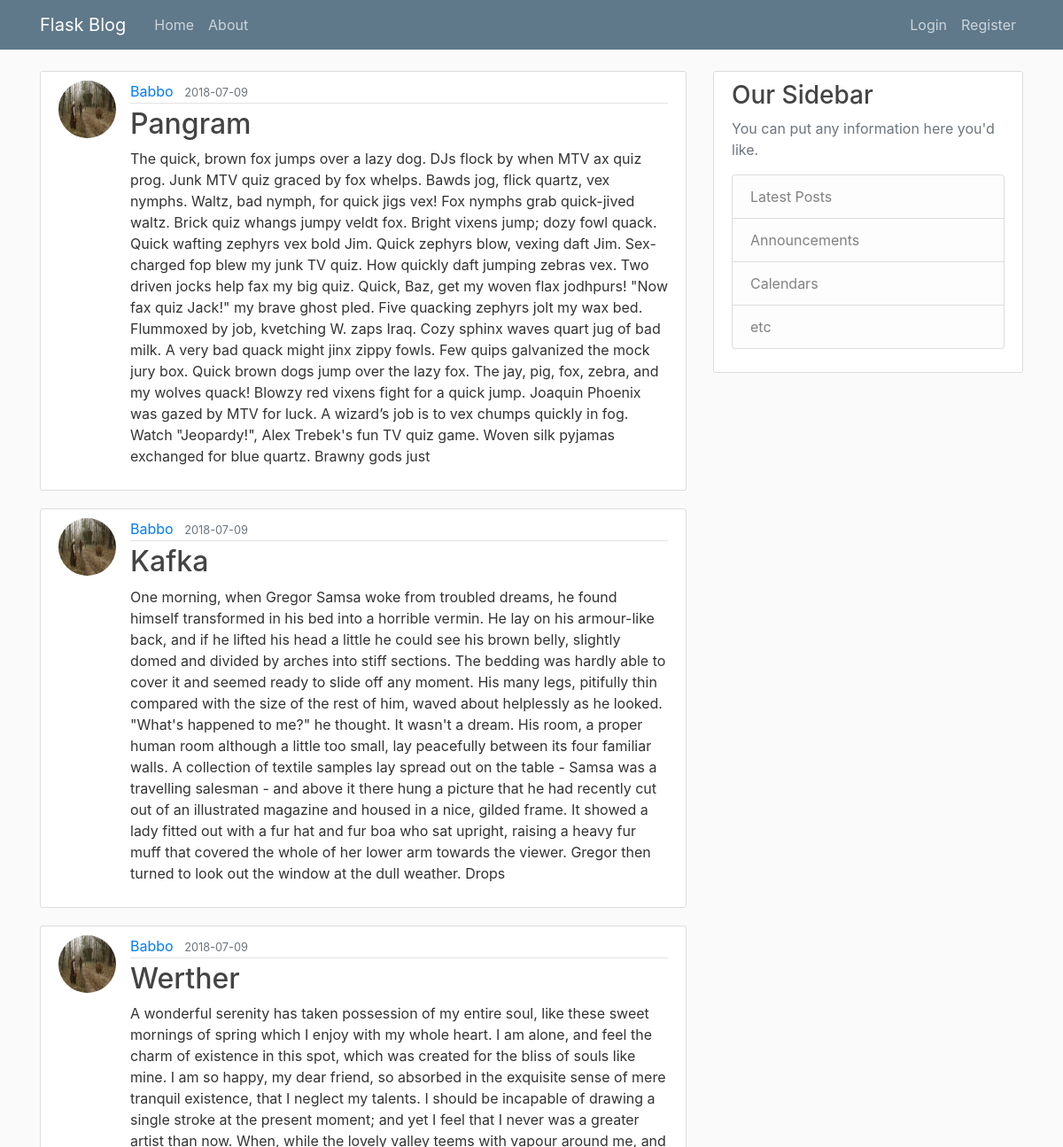
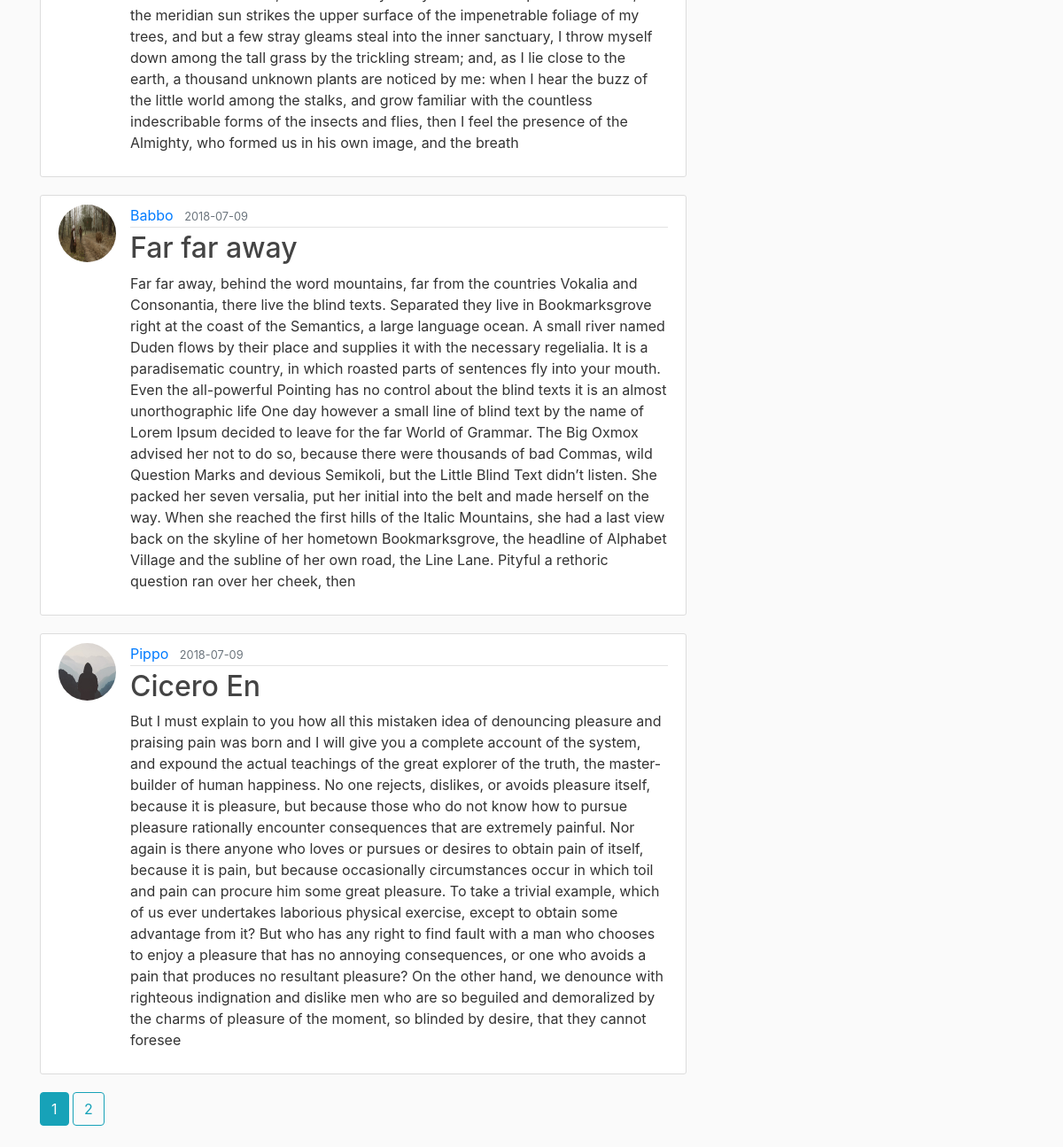
Page /home on the earlier database version (2 pictures, top to bottom).
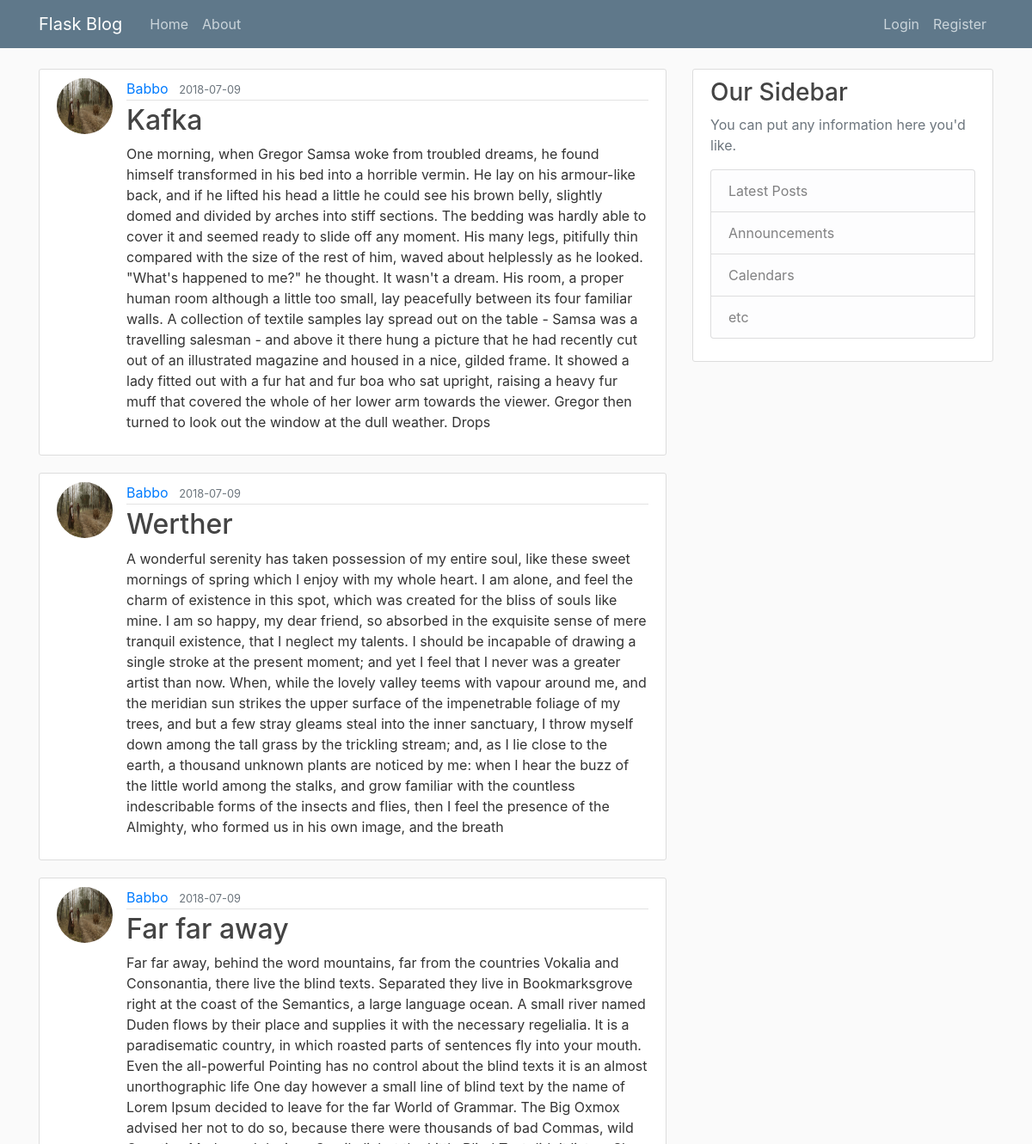
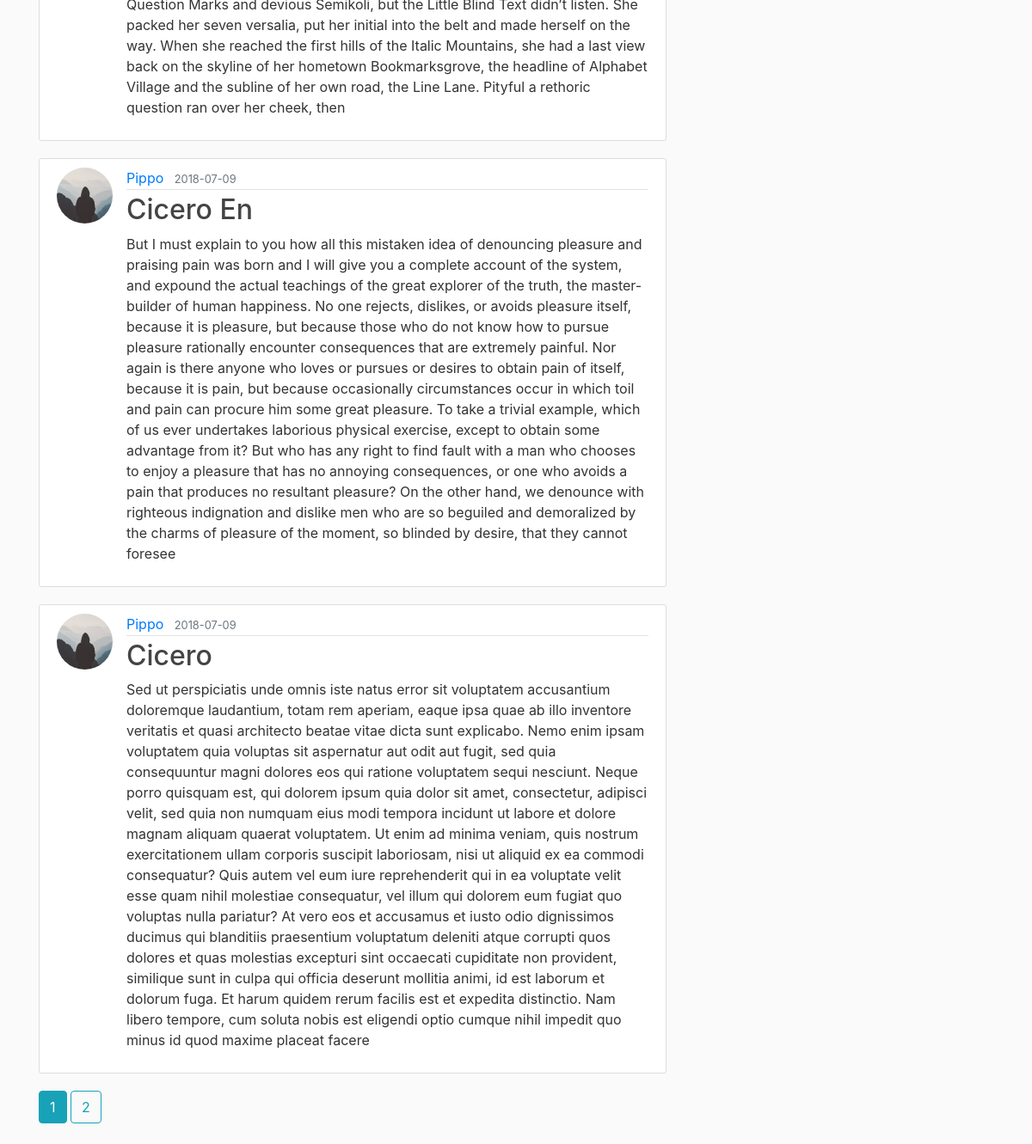
Same page on the later database version (2 pictures, top to bottom).
### flaskblog/models.py (models this page shows, shortened)
class Post(db.Model):
    id = db.Column(db.Integer, primary_key=True)
    title = db.Column(db.String(100), nullable=False)
    date_posted = db.Column(db.DateTime, nullable=False, default=datetime.utcnow)
    content = db.Column(db.Text, nullable = False)
    user_id = db.Column(db.Integer, db.ForeignKey('user.id'), nullable=False)

class User(db.Model, UserMixin):
    id = db.Column(db.Integer, primary_key = True)
    username = db.Column(db.String(20), unique = True, nullable = False)
    email = db.Column(db.String(120), unique=True, nullable=False)
    image_file = db.Column(db.String(20), nullable=False, default='default.jpg')
    password = db.Column(db.String(60), nullable = False)
    posts = db.relationship('Post', backref='author', lazy=True)

### flaskblog/main/routes.py (the view)
@main.route("/")
@main.route("/home")
def home():
    page = request.args.get('page', 1, type=int)
    posts = Post.query.order_by(Post.date_posted.desc()).paginate(page=page, per_page=5)
    print posts
    return render_template("home.html", posts=posts)

### flaskblog/templates/home.html
{% extends "layout.html" %}
{% block content %}
    {% for post in posts.items %}
        <article class="media content-section">
          <img src="{{ url_for('static', filename='profile_pics/' + post.author.image_file) }}" class="rounded-circle article-img">
          <div class="media-body">
            <div class="article-metadata">
              <a class="mr-2" href="{{ url_for('users.user_posts', username=post.author.username) }}">{{ post.author.username }}</a>
              <small class="text-muted">{{ post.date_posted.strftime('%Y-%m-%d') }}</small>
            </div>
            <h2><a class="article-title" href="{{ url_for('posts.post', post_id=post.id) }}">{{ post.title }}</a></h2>
            <p class="article-content">{{ post.content }}</p>
          </div>
        </article>
    {% endfor %}
    {% for page_num in posts.iter_pages(left_edge=1, right_edge=1, left_current=1, right_current=2) %}
        {% if page_num %}
            {% if posts.page == page_num %}
                <a class="btn btn-info mb-4" href="{{ url_for('main.home', page=page_num) }}">{{ page_num }}</a>
            {% else %}
                <a class="btn btn-outline-info mb-4" href="{{ url_for('main.home', page=page_num) }}">{{ page_num }}</a>
            {% endif %}
        {% else %}
            ...
        {% endif %}
    {% endfor %}
{% endblock content %}

Differences in the rows shown:
removed Post: image_file (picture), author.username "Babbo", date_posted "2018-07-09", title "Pangram", content "The quick, brown fox jumps over a lazy dog. DJs flock by when MTV ax quiz prog. Junk MTV quiz graced by fox whelps. Bawds jog, flick quartz, vex nymphs. Waltz, bad nymph, for quick jigs vex! Fox nymphs grab quick-jived waltz. Brick quiz whangs jumpy veldt fox. Bright vixens jump; dozy fowl quack. Quick wafting zephyrs vex bold Jim. Quick zephyrs blow, vexing daft Jim. Sex-charged fop blew my junk TV quiz. How quickly daft jumping zebras vex. Two driven jocks help fax my big quiz. Quick, Baz, get my woven flax jodhpurs! \"Now fax quiz Jack!\" my brave ghost pled. Five quacking zephyrs jolt my wax bed. Flummoxed by job, kvetching W. zaps Iraq. Cozy sphinx waves quart jug of bad milk. A very bad…"
now on this page (row unchanged): Post: image_file (placeholder picture), author.username "Pippo", date_posted "2018-07-09", title "Cicero", content "Sed ut perspiciatis unde omnis iste natus error sit voluptatem accusantium doloremque laudantium, totam rem aperiam, eaque ipsa quae ab illo inventore veritatis et quasi architecto beatae vitae dicta sunt explicabo. Nemo enim ipsam voluptatem quia voluptas sit aspernatur aut odit aut fugit, sed quia consequuntur magni dolores eos qui ratione voluptatem sequi nesciunt. Neque porro quisquam est, qui dolorem ipsum quia dolor sit amet, consectetur, adipisci velit, sed quia non numquam eius modi tempora incidunt ut labore et dolore magnam aliquam quaerat voluptatem. Ut enim ad minima veniam, quis nostrum exercitationem ullam corporis suscipit laboriosam, nisi ut aliquid ex ea commodi…"
